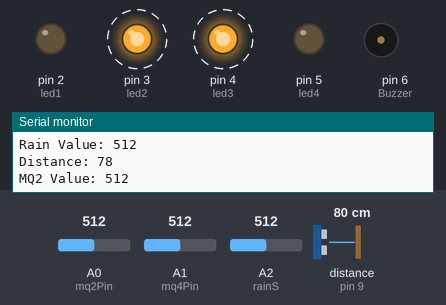
Bench run of a sketch on a simulated Arduino Uno, built with avr-gcc and run on an emulated ATmega328P. Parts: output pins drawn as LEDs (lit = HIGH), buzzer (waves = sounding, pin HIGH), the last lines printed to the serial monitor. Wiring (inferred from the names in the program): ultrasonic range finder: trigger pin 8; echo pin 9. Dashed ring = blinking. The inputs (shaded band) are chosen by the test bench; at power-on: distance to the obstacle (sensor on pin 9) 80 cm, A2 (rainS) = 512, A0 (mq2Pin) = 512, A1 (mq4Pin) = 512. The echo pulse lasts 58.3 µs per cm; pins used as bus, display or sensor lines are not drawn.

Above: at 2.4 s.
2.5 s: distance to the obstacle (sensor on pin 9) set to 7 cm
6.0 s: distance to the obstacle (sensor on pin 9) set to 4 cm
At 8.2 s:
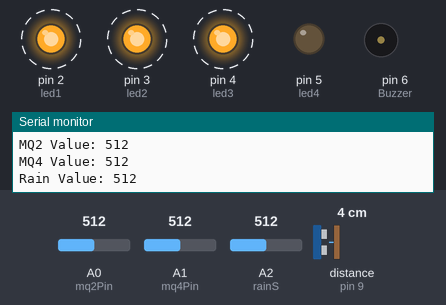
9.5 s: A2 (rainS) set to 468
13.0 s: A2 (rainS) set to 435
At 15.8 s:
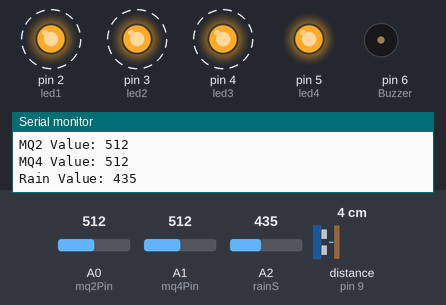
16.5 s: A0 (mq2Pin) set to 290
At 20.1 s:
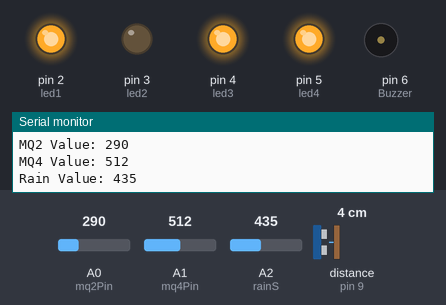
20.3 s: A1 (mq4Pin) set to 160
23.8 s: A1 (mq4Pin) set to 139
At 26.1 s:
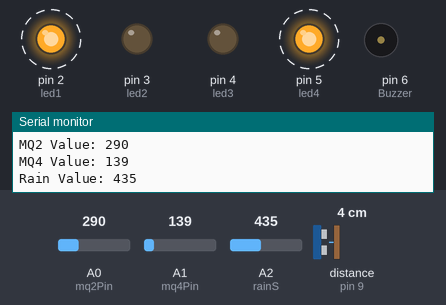
Timing chart, 0 to 28.3 s (numbered marks = the images above; inputs shaded):
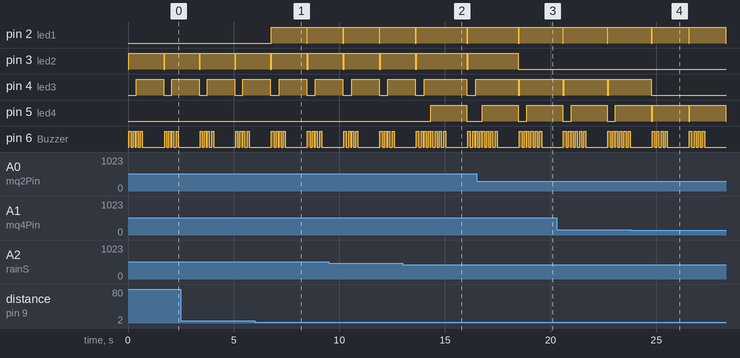

Measured:
- the behaviour switches between 6 and 5 cm on distance to the obstacle (sensor on pin 9) (found by bisection; images 0 and 1)
- the behaviour switches between 450 and 449 on A2 (rainS) (found by bisection; images 1 and 2)
- the behaviour switches between 151 and 150 on A1 (mq4Pin) (found by bisection; images 3 and 4)
- after the input at 6.0 s, pin 2 (led1): LOW → HIGH after 0.77 s, → LOW 1.7 s later, → HIGH 0.03 s later
- after the input at 13.0 s, pin 2 (led1): HIGH → LOW after 3.0 s, → HIGH 0.03 s later; pin 3 (led2): HIGH → LOW after 3.0 s, → HIGH 0.07 s later; pin 4 (led3): HIGH → LOW after 3.0 s, → HIGH 0.41 s later; pin 5 (led4): LOW → HIGH after 1.3 s, → LOW 1.7 s later
- after the input at 16.5 s, pin 3 (led2): goes on until 18.5 s, then stays LOW
- after the input at 23.8 s, pin 4 (led3): goes on until 24.8 s, then stays LOW
- by itself, pin 3 (led2): alternates HIGH for 1.6 s and LOW for 0.07 s

The sketch:

disaster_detection_main.ino
```cpp
#include <SoftwareSerial.h>

SoftwareSerial bluetooth(10, 11); // RX, TX

const int trigPin = 8;
const int echoPin = 9;
const int mq2Pin = A0;
const int mq4Pin = A1;
const int rainS = A2;
const int led1 = 2;
const int led2 = 3;
const int led3 = 4;
const int led4 = 5;
const int Buzzer =6;

const int gasThreshold = 300;
const int gasThreshold1 = 150;
const int distanceThreshold = 5;
const int rain = 450;

void setup() {

  Serial.begin(9600);


  bluetooth.begin(9600);
  pinMode(trigPin,OUTPUT);
  pinMode(echoPin,INPUT);
  pinMode(led1,OUTPUT);
  pinMode(led2,OUTPUT);
  pinMode(led3,OUTPUT);
  pinMode(led4,OUTPUT);
  pinMode(Buzzer,OUTPUT);

}

void loop() {
  long duration;
  int distance;

  digitalWrite(trigPin, LOW);
  delayMicroseconds(2);
  digitalWrite(trigPin, HIGH);
  delayMicroseconds(10);
  digitalWrite(trigPin, LOW);

  duration = pulseIn(echoPin, HIGH);
  distance = duration * 0.034 / 2;

  int mq2Value = analogRead(mq2Pin);
  int mq4Value = analogRead(mq4Pin);
  int rainValue = analogRead(rainS);

  if (distance < distanceThreshold) {
    bluetooth.println("ALERT: Water level is rising!");
    digitalWrite(led1,HIGH);
    digitalWrite(Buzzer,HIGH);
  }

  if (mq2Value > gasThreshold) {
    bluetooth.println("ALERT: High MQ2 gas levels detected!");
    digitalWrite(led2,HIGH);
    digitalWrite(Buzzer,HIGH);
    delay(100);
    digitalWrite(Buzzer,LOW);
    delay(100);
    digitalWrite(Buzzer,HIGH);
    delay(100);
    digitalWrite(Buzzer,LOW);
  }

  if (mq4Value > gasThreshold1) {
    bluetooth.println("ALERT: High MQ4 gas levels detected!");
    digitalWrite(led3,HIGH);
    digitalWrite(Buzzer,HIGH);
    delay(100);
    digitalWrite(Buzzer,LOW);
    delay(100);
    digitalWrite(Buzzer,HIGH);
    delay(100);
    digitalWrite(Buzzer,LOW);
  }

  if (rainValue < rain) {
    bluetooth.println("ALERT: Rain detected!");
    digitalWrite(led4,HIGH);
    digitalWrite(Buzzer,HIGH);
    delay(100);
    digitalWrite(Buzzer,LOW);
    delay(100);
    digitalWrite(Buzzer,HIGH);
    delay(100);
    digitalWrite(Buzzer,LOW);
    delay(100);
    digitalWrite(Buzzer,HIGH);
    delay(100);
    digitalWrite(Buzzer,LOW);
    delay(100);
    digitalWrite(Buzzer,HIGH);
    delay(100);
    digitalWrite(Buzzer,LOW);
  }

  // Debugging
  Serial.print("Distance: ");
  Serial.println(distance);
  Serial.print("MQ2 Value: ");
  Serial.println(mq2Value);
  Serial.print("MQ4 Value: ");
  Serial.println(mq4Value);
  Serial.print("Rain Value: ");
  Serial.println(rainValue);

  delay(1000);

    digitalWrite(led1,LOW);
    digitalWrite(led2,LOW);
    digitalWrite(led3,LOW);
    digitalWrite(led3,LOW);
    digitalWrite(led4,LOW);
    digitalWrite(Buzzer,LOW);

  if (bluetooth.available()) {
    char receivedChar = bluetooth.read();
    Serial.print("Received: ");
    Serial.println(receivedChar);
  }
  delay(0);
}
```
